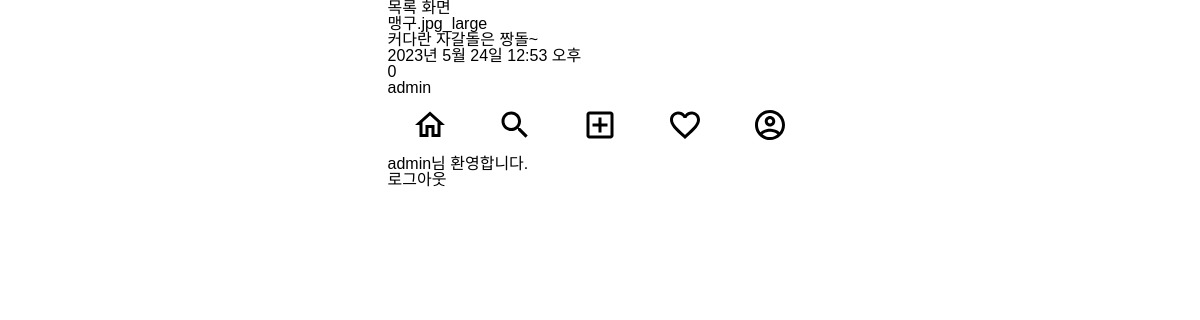
Page /posts/ (signed in) on the earlier database version.
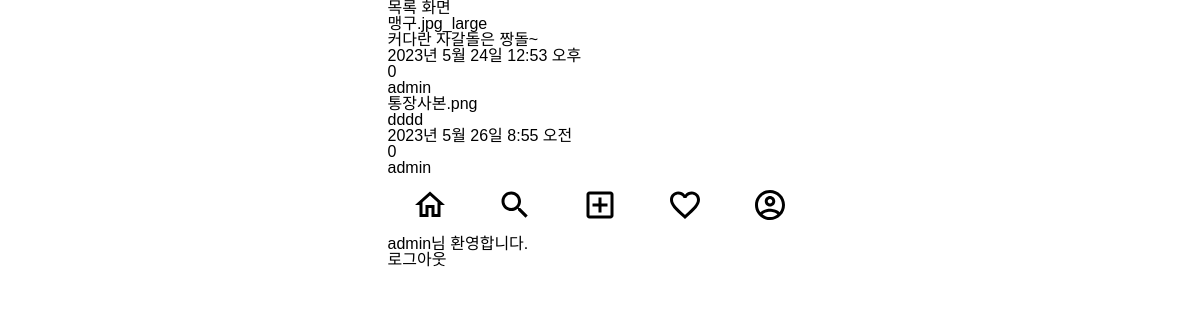
Same page on the later database version.
### posts/models.py (models this page shows)
class Post(models.Model):
    image = models.ImageField(verbose_name='이미지',null=True, blank=True)
    content = models.TextField(verbose_name='내용')
    created_at = models.DateTimeField(verbose_name='작성일', auto_now_add=True)
    view_count = models.IntegerField(verbose_name='조회수', default=0)
    writer = models.ForeignKey(to=User, on_delete=models.CASCADE,null=True, blank=True)

### users/models.py (models this page shows)
class User(AbstractUser):
    phone = models.CharField(verbose_name='전화번호', max_length=11)
    objects = UserManager()

### posts/views.py (the view)
# urls.py: path('', post_list_view, name='post-list'),
def post_list_view(request):
    post_list = Post.objects.filter(writer = request.user)
    context ={
        'post_list': post_list
    }
    return render(request, 'posts/post_list.html', context)

### templates/posts/post_list.html (shortened to what this page needs)
{% extends 'base.html' %}
{% block content %}
<h1> 목록 화면 </h1>
{% for post in post_list %}
    <div>
        {{ post.image }} <br>
        {{ post.content }} <br>
        {{ post.created_at }} <br>
        {{ post.view_count }} <br>
        {{ post.writer }} <br>
    </div>
{% endfor %}
{% endblock %}

### templates/base.html (shortened to what this page needs)
{% load static %}
<!DOCTYPE html>
<html lang="en">
<head>
    <link rel="stylesheet" href="{% static 'css/reset.css' %}">
    <link rel="stylesheet" href="{% static 'css/index.css' %}">
</head>
<body class="container">
    <div>
        {% block content %}
        {% endblock %}
    </div>
    <div>
        <nav>
            <ul class="bottom-menu-group">
                <a href="{% url 'index' %}">
                <li><img src="{% static 'icons/home_outlined_black_36dp.svg' %}" alt="홈"/></li>
                </a>
                <li><img src="{% static 'icons/search_outlined_black_36dp.svg' %}" alt="검색"/></li>
                <a href="{% url 'posts:post-create' %}">
                <li><img src="{% static 'icons/add_box_outlined_black_36dp.svg' %}" alt="글쓰기"/></li>
                </a>
                <li><img src="{% static 'icons/favorite_outlined_black_36dp.svg' %}" alt="좋아요"/></li>
                <li><img src="{% static 'icons/account_circle_outlined_black_36dp.svg' %}" alt="프로필"/></li>
            </ul>
        </nav>
    </div>
    {%if request.user.is_authenticated %}
        <div>
            {{user.username}}님 환영합니다.
        </div>
        <a href ="{% url 'accounts:logout' %}">로그아웃</a>
    {% else %}
        <a href ="{% url 'accounts:login' %}">로그인</a>
        <a href ="{% url 'accounts:signup' %}">회원가입</a>
    {% endif %}
</body>
</html>

### static/css/index.css (style rules this page uses)
.container { display: flex; flex-direction: column; max-width: 425px; }
body { font-family: 'Noto Sans KR', sans-serif; margin: 0 auto 60px auto; }
.bottom-menu-group { display: flex; height: 60px; align-items: center; justify-content: space-around; background-color: #FFFFFF; }

Differences in the rows shown:
added Post: image "통장사본.png", content "dddd", created_at "2023년 5월 26일 8:55 오전", view_count "0", writer "admin"
